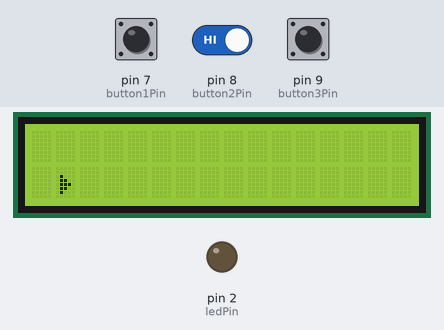
This sketch was run on a simulated Arduino Uno, built with avr-gcc and run on an emulated ATmega328P. On the bench: 16×2 character LCD, output pins drawn as LEDs (lit = HIGH). Inputs (shaded band) come from the test bench; at power-on: pin 7 (button1Pin) HIGH, pin 8 (button2Pin) HIGH, pin 9 (button3Pin) HIGH.

Above: at 1.3 s.
1.4 s: pin 7 (button1Pin) pulled LOW for 0.15 s
At 2.1 s:
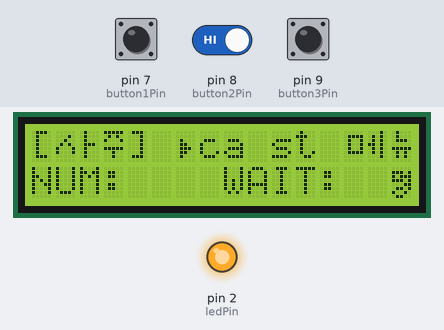
3.0 s: pin 7 (button1Pin) driven LOW and pin 8 (button2Pin) driven LOW
At 3.9 s:
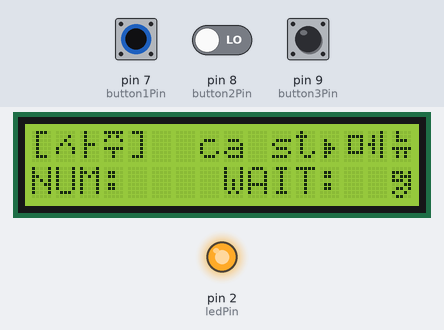
4.5 s: pin 8 (button2Pin) driven HIGH
At 4.62 s:
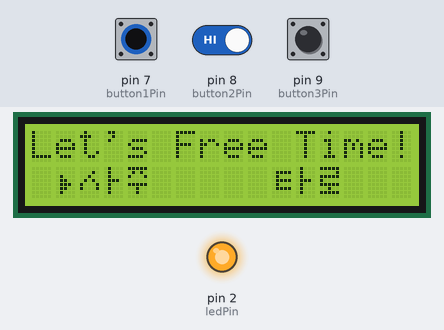
6.1 s: pin 8 (button2Pin) driven LOW
At 6.11 s:
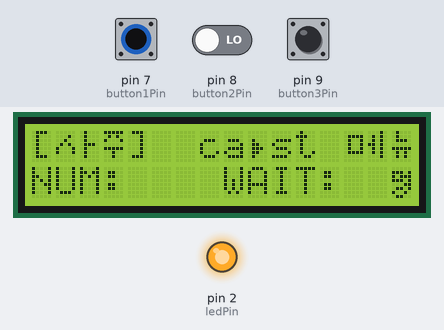
7.6 s: pin 7 (button1Pin) driven HIGH
At 8.5 s:
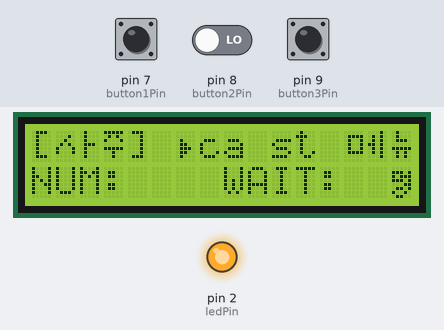
Timing chart, 0 to 10.1 s (numbered marks = the images above; inputs shaded):
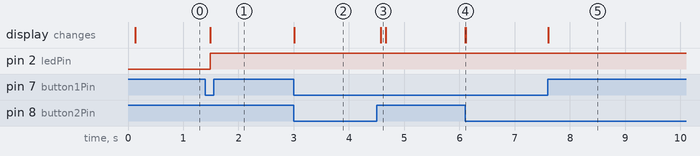

The sketch:

lead_number2.ino
```cpp
#include <SoftwareSerial.h>   // 시리얼통신 라이브러리 호출
#include <Wire.h>
#include <LiquidCrystal_I2C.h>

LiquidCrystal_I2C lcd(0x3F, 16, 2);

byte arrow[8] = {
  B00000,
  B00000,
  B01000,
  B01100,
  B01110,
  B01100,
  B01000,
  B00000
};

byte saju1[8] = {
  B00000,
  B00010,
  B00100,
  B01010,
  B10001,
  B10001,
  B00000,
  B00000
};
byte saju2[8] = {
  B01000,
  B01000,
  B01000,
  B01110,
  B01000,
  B01000,
  B01000,
  B00000
};
byte saju3[8] = {
  B11111,
  B01010,
  B10001,
  B00000,
  B11111,
  B00100,
  B00100,
  B00000
};

byte taro1[8] = {
  B00000,
  B01111,
  B01000,
  B01111,
  B01000,
  B01111,
  B00000,
  B00000
};
byte taro2[8] = {
  B01000,
  B01000,
  B01000,
  B01110,
  B01000,
  B01000,
  B01000,
  B00000
};
byte taro3[8] = {
  B11111,
  B00001,
  B11111,
  B10000,
  B11111,
  B00100,
  B11111,
  B00000
};

byte menu1[8] = {
  B00000,
  B01111,
  B01001,
  B01001,
  B01001,
  B01111,
  B00000,
  B00000
};
byte menu2[8] = {
  B00010,
  B01010,
  B01010,
  B11010,
  B01010,
  B01010,
  B00010,
  B00000
};
byte menu3[8] = {
  B01000,
  B01000,
  B01110,
  B00000,
  B11111,
  B01010,
  B01010,
  B00000
};

byte num[8] = {
  B00000,
  B11101,
  B10111,
  B11101,
  B00011,
  B01101,
  B10010,
  B01100
};

// const int interruptPin = 0;

const int ledPin = 2;

const int button1Pin = 7;
const int button2Pin = 8;
const int button3Pin = 9;

int switch_num = 0;   // 몇 번째 스위치인지
int switch_ctrl = 0;  // 스위치를 눌렀을 때 loop문이 한 번만 작동되도록
int switch_menu = 0;  // 어떤 메뉴인지
int in_menu = 0;      // 메뉴 안에 들어갔는지
int switch_ch = 1;    // 메뉴 안에서 몇 번째를 선택했는지

int now_num = 0;
int wait_num = 0;
int next_num = 0;
/*
long debouncing_time = 300;   // Debouncing Time in Milliseconds
volatile unsigned long last_micros;
boolean SettingsScreen = true;
*/
void setup()
{
  Serial.begin(115200);
  delay(10);

  lcd.init();
  lcd.backlight();

  lcd.createChar(0, arrow);
  lcd.createChar(1, saju1);
  lcd.createChar(2, saju2);
  lcd.createChar(3, saju3);
  lcd.createChar(4, taro1);
  lcd.createChar(5, taro2);
  lcd.createChar(6, taro3);
  lcd.createChar(7, num);

  pinMode(ledPin, OUTPUT);

  pinMode(button1Pin, INPUT_PULLUP);
  pinMode(button2Pin, INPUT_PULLUP);
  pinMode(button3Pin, INPUT_PULLUP);

  // attachInterrupt(interruptPin, debounceInterrupt, RISING);
}

void loop()
{
  DisplaySettings();

  if (switch_num == 1) {
    if (switch_ctrl == 0) {
      if (in_menu == 1) {
        choose();
      }
      else if (in_menu == 0) {
        lcd.setCursor(1,1);
        lcd.write(byte(0));
        lcd.setCursor(9,1);
        lcd.print(" ");
        switch_menu = 1;
      }
      switch_ctrl = 1;
    }
  }
  else if (switch_num == 2) {
    if (switch_ctrl == 0) {
      if (in_menu == 1) {
        if (switch_ch == 1) {
          // insert_db(1);
          digitalWrite(ledPin, HIGH);
        }
        else if (switch_ch == 2) {
          // insert_db(2);
          digitalWrite(ledPin, LOW);
        }
        else if (switch_ch == 3) {
          menu_left();
        }
      }
      else if (in_menu == 0) {
        if (switch_menu == 1) {
          menu_saju();
          menu();
        }
        else if (switch_menu == 2) {
          menu_taro();
          menu();
        }
      }
      switch_ctrl = 1;
    }
  }
  else if (switch_num == 3) {
    if (switch_ctrl == 0) {
      if (in_menu == 1) {
        choose();
      }
      else if (in_menu == 0) {
        lcd.setCursor(1,1);
        lcd.print(" ");
        lcd.setCursor(9,1);
        lcd.write(byte(0));
        switch_menu = 2;
      }
      switch_ctrl = 1;
    }
  }
  else {
    if (switch_ctrl == 0) {
      menu_left();
      switch_ctrl = 1;
    }
  }
}

void DisplaySettings()
{
  if (digitalRead(button1Pin) == HIGH) {
    switch_num = 1;
    switch_ctrl = 0;
  }
  else if (digitalRead(button2Pin) == HIGH) {
    switch_num = 2;
    switch_ctrl = 0;
  }
  else if (digitalRead(button3Pin) == HIGH) {
    switch_num = 3;
    switch_ctrl = 0;
  }
}
/*
void debounceInterrupt() {
   // if((long)(micros() - last_micros) >= debouncing_time * 1000) {
   if((long)(micros() - last_micros) >= debouncing_time * 100) {
     DisplaySettings();
     last_micros = micros();
   }
}
*/
void menu_button() {
  lcd.createChar(0, arrow);
  lcd.createChar(1, saju1);
  lcd.createChar(2, saju2);
  lcd.createChar(3, saju3);
  lcd.createChar(4, taro1);
  lcd.createChar(5, taro2);
  lcd.createChar(6, taro3);
}

void menu_saju() {
  lcd.createChar(0, arrow);
  lcd.createChar(1, saju1);
  lcd.createChar(2, saju2);
  lcd.createChar(3, saju3);
  lcd.createChar(4, menu1);
  lcd.createChar(5, menu2);
  lcd.createChar(6, menu3);
  lcd.createChar(7, num);
}

void menu_taro() {
  lcd.createChar(0, arrow);
  lcd.createChar(1, taro1);
  lcd.createChar(2, taro2);
  lcd.createChar(3, taro3);
  lcd.createChar(4, menu1);
  lcd.createChar(5, menu2);
  lcd.createChar(6, menu3);
  lcd.createChar(7, num);
}

void menu_left() {
  lcd.clear();
  menu_button();
  lcd.setCursor(0,0);
  lcd.print("Let's Free Time!");
  lcd.setCursor(1,1);
  lcd.write(byte(0));
  lcd.setCursor(2,1);
  for (int i=1; i<=3; i++) {
    lcd.write(byte(i));
  }
  lcd.setCursor(10,1);
  for (int i=4; i<=6; i++) {
    lcd.write(byte(i));
  }
  in_menu = 0;
  switch_menu = 1;
}

void menu() {
  lcd.clear();
  lcd.setCursor(0,0);
  lcd.print("[");
  lcd.setCursor(1,0);
  for (int i=1; i<=3; i++) {
    lcd.write(byte(i));
  }
  lcd.setCursor(4,0);
  lcd.print("]");
  lcd.setCursor(6,0);
  lcd.write(byte(0));
  lcd.setCursor(7,0);
  lcd.print("ca");
  lcd.setCursor(10,0);
  lcd.print("st");
  lcd.setCursor(13,0);
  for (int i=4; i<=6; i++) {
    lcd.write(byte(i));
  }
  lcd.setCursor(0,1);
  lcd.print("NUM:");

  lcd.setCursor(8,1);
  lcd.print("WAIT:");

  lcd.setCursor(15,1);
  lcd.write(byte(7));
  in_menu = 1;
  switch_menu = 1;
  switch_ch = 1;
}

void choose() {
  if (switch_ch == 1) {
    if (switch_num == 3) {
      lcd.setCursor(6,0);
      lcd.print(" ");
      lcd.setCursor(9,0);
      lcd.write(byte(0));
      lcd.setCursor(12,0);
      lcd.print(" ");
      switch_ch = 2;
    }
  }
  else if (switch_ch == 2) {
    if (switch_num == 1) {
      lcd.setCursor(6,0);
      lcd.write(byte(0));
      lcd.setCursor(9,0);
      lcd.print(" ");
      lcd.setCursor(12,0);
      lcd.print(" ");
      switch_ch = 1;
    }
    else if (switch_num == 3) {
      lcd.setCursor(6,0);
      lcd.print(" ");
      lcd.setCursor(9,0);
      lcd.print(" ");
      lcd.setCursor(12,0);
      lcd.write(byte(0));
      switch_ch = 3;
    }
  }
  else if (switch_ch == 3) {
    if (switch_num == 1) {
      lcd.setCursor(6,0);
      lcd.print(" ");
      lcd.setCursor(9,0);
      lcd.write(byte(0));
      lcd.setCursor(12,0);
      lcd.print(" ");
      switch_ch = 2;
    }
  }
}
```

Measured:
- after the input at 1.4 s, pin 2 (ledPin): LOW → HIGH after 0.09 s; the display: changes after 0.09 s (image 1)
- after the input at 3.0 s, the display: first changes at once (image 2 shows a later state)
- after the input at 4.5 s, the display: changes after 0.08 s (image 3)
- after the input at 6.1 s, the display: changes at once (image 4)
- after the input at 7.6 s, the display: first changes at once (image 5 shows a later state)
